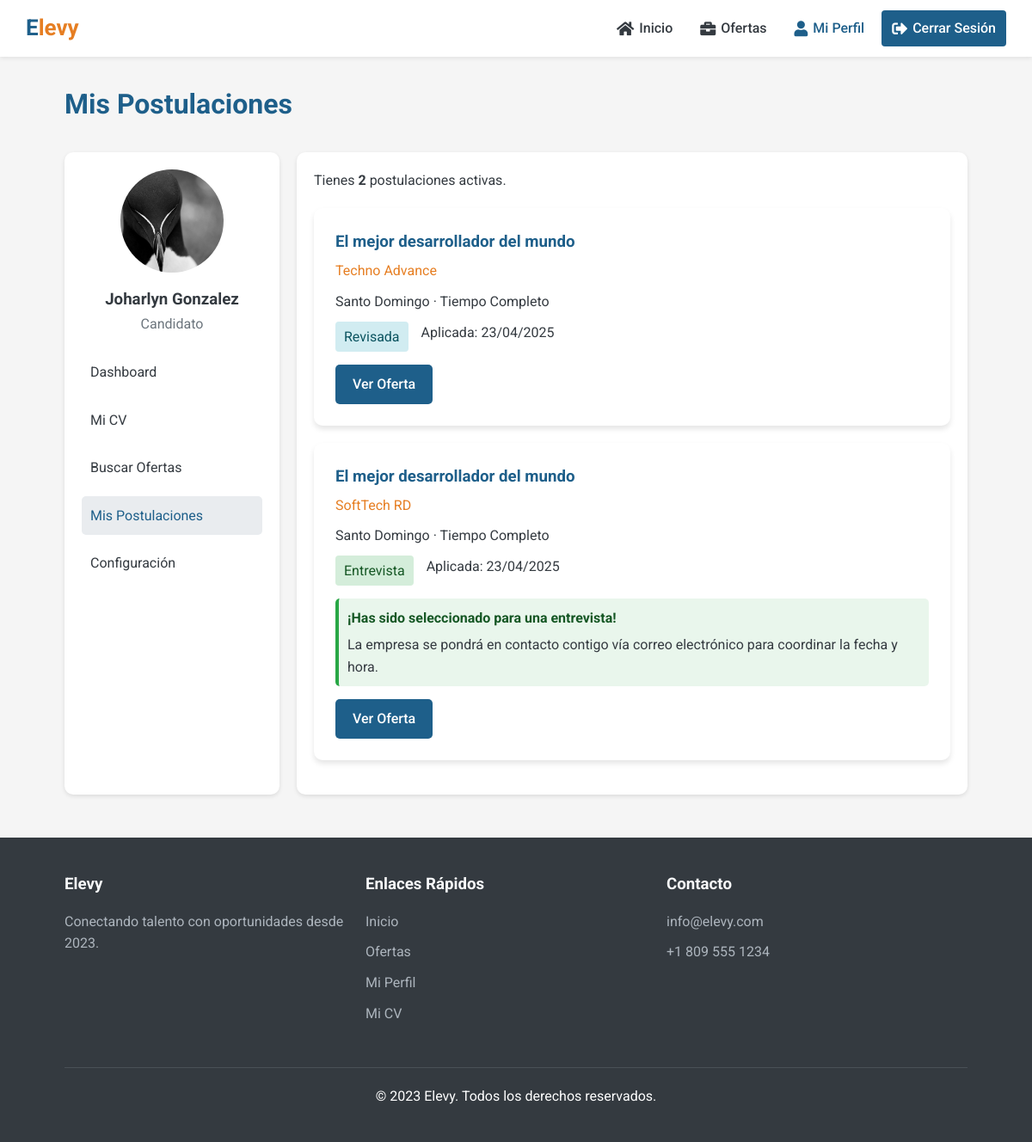
The page /pages/mis-postulaciones.php (signed in) on the database its author committed.
### tables this page shows
CREATE TABLE `candidatos` (
  `id` int(11) NOT NULL AUTO_INCREMENT,
  `usuario_id` int(11) NOT NULL,
  `nombre` varchar(50) NOT NULL,
  `apellido` varchar(50) NOT NULL,
  `telefono` varchar(20) DEFAULT NULL,
  `ubicacion` varchar(50) DEFAULT NULL,
  `direccion` text DEFAULT NULL,
  `objetivo_profesional` text DEFAULT NULL,
  `disponibilidad` enum('inmediata','15_dias','30_dias','negociable') DEFAULT NULL,
  `foto` varchar(255) DEFAULT NULL,
  `cv_pdf` varchar(255) DEFAULT NULL,
  `fecha_actualizacion` datetime DEFAULT current_timestamp() ON UPDATE current_timestamp(),
  PRIMARY KEY (`id`),
  KEY `usuario_id` (`usuario_id`),
  CONSTRAINT `candidatos_ibfk_1` FOREIGN KEY (`usuario_id`) REFERENCES `usuarios` (`id`) ON DELETE CASCADE
);

CREATE TABLE `postulaciones` (
  `id` int(11) NOT NULL AUTO_INCREMENT,
  `candidato_id` int(11) NOT NULL,
  `oferta_id` int(11) NOT NULL,
  `fecha_postulacion` datetime DEFAULT current_timestamp(),
  `estado` enum('pendiente','revisada','entrevista','rechazada','aceptada') DEFAULT 'pendiente',
  PRIMARY KEY (`id`),
  UNIQUE KEY `candidato_id` (`candidato_id`,`oferta_id`),
  KEY `oferta_id` (`oferta_id`),
  CONSTRAINT `postulaciones_ibfk_1` FOREIGN KEY (`candidato_id`) REFERENCES `candidatos` (`id`) ON DELETE CASCADE,
  CONSTRAINT `postulaciones_ibfk_2` FOREIGN KEY (`oferta_id`) REFERENCES `ofertas` (`id`) ON DELETE CASCADE
);

CREATE TABLE `ofertas` (
  `id` int(11) NOT NULL AUTO_INCREMENT,
  `empresa_id` int(11) NOT NULL,
  `titulo` varchar(100) NOT NULL,
  `ubicacion` varchar(50) NOT NULL,
  `tipo_contrato` enum('tiempo_completo','medio_tiempo','temporal','proyecto','practicas') NOT NULL,
  `salario_min` decimal(10,2) DEFAULT NULL,
  `salario_max` decimal(10,2) DEFAULT NULL,
  `mostrar_salario` tinyint(1) DEFAULT 1,
  `descripcion` text NOT NULL,
  `requisitos` text NOT NULL,
  `beneficios` text DEFAULT NULL,
  `fecha_publicacion` datetime DEFAULT current_timestamp(),
  `fecha_cierre` date DEFAULT NULL,
  `estado` enum('activa','cerrada') DEFAULT 'activa',
  PRIMARY KEY (`id`),
  KEY `empresa_id` (`empresa_id`),
  CONSTRAINT `ofertas_ibfk_1` FOREIGN KEY (`empresa_id`) REFERENCES `empresas` (`id`) ON DELETE CASCADE
);

CREATE TABLE `empresas` (
  `id` int(11) NOT NULL AUTO_INCREMENT,
  `usuario_id` int(11) NOT NULL,
  `nombre` varchar(100) NOT NULL,
  `telefono` varchar(20) DEFAULT NULL,
  `ubicacion` varchar(50) DEFAULT NULL,
  `direccion` text DEFAULT NULL,
  `sector` varchar(50) DEFAULT NULL,
  `descripcion` text DEFAULT NULL,
  `logo` varchar(255) DEFAULT NULL,
  PRIMARY KEY (`id`),
  KEY `usuario_id` (`usuario_id`),
  CONSTRAINT `empresas_ibfk_1` FOREIGN KEY (`usuario_id`) REFERENCES `usuarios` (`id`) ON DELETE CASCADE
);

### includes/db.php (called while the page is built, shortened)
<?php
function conectarDB() {
    $conn = new mysqli(DB_HOST, DB_USER, DB_PASS, DB_NAME);
    $conn->set_charset("utf8");
    return $conn;
}
function prepararConsulta($conn, $sql, $params = [], $types = '') {
    $stmt = $conn->prepare($sql);
    if (!empty($params)) {
        if (empty($types)) {
            $types = '';
            foreach ($params as $param) {
                if (is_int($param)) {
                    $types .= 'i';
                } elseif (is_float($param)) {
                    $types .= 'd';
                } elseif (is_string($param)) {
                    $types .= 's';
                } else {
                    $types .= 'b';
                }
            }
        }
        $stmt->bind_param($types, ...$params);
    }
    return $stmt;
}
function obtenerRegistro($sql, $params = [], $types = '') {
    $conn = conectarDB();
    $stmt = prepararConsulta($conn, $sql, $params, $types);
    $stmt->execute();
    $result = $stmt->get_result();
    $registro = $result->fetch_assoc();
    return $registro;
}
function obtenerRegistros($sql, $params = [], $types = '') {
    $conn = conectarDB();
    $stmt = prepararConsulta($conn, $sql, $params, $types);
    $stmt->execute();
    $result = $stmt->get_result();
    $registros = $result->fetch_all(MYSQLI_ASSOC);
    return $registros;
}
?>

### includes/functions.php (called while the page is built, shortened)
<?php
require_once 'db.php';
function obtenerDatosCandidato($id) {
    $candidato = obtenerRegistro(
        "SELECT * FROM candidatos WHERE id = ?",
        [$id]
    );
    $candidato['formacion'] = obtenerRegistros(
        "SELECT * FROM formacion_academica WHERE candidato_id = ? ORDER BY fecha_inicio DESC",
        [$id]
    );
    $candidato['experiencia'] = obtenerRegistros(
        "SELECT * FROM experiencia_laboral WHERE candidato_id = ? ORDER BY fecha_inicio DESC",
        [$id]
    );
    $candidato['habilidades'] = obtenerRegistros(
        "SELECT * FROM habilidades WHERE candidato_id = ?",
        [$id]
    );
    $candidato['idiomas'] = obtenerRegistros(
        "SELECT * FROM idiomas WHERE candidato_id = ?",
        [$id]
    );
    $logro = obtenerRegistro(
        "SELECT * FROM logros_proyectos WHERE candidato_id = ?",
        [$id]
    );
    $candidato['logros'] = $logro ? $logro['descripcion'] : '';
    $candidato['redes'] = obtenerRegistros(
        "SELECT * FROM redes_profesionales WHERE candidato_id = ?",
        [$id]
    );
    $candidato['referencias'] = obtenerRegistros(
        "SELECT * FROM referencias WHERE candidato_id = ?",
        [$id]
    );
    return $candidato;
}
function formatearFecha($fecha) {
    $timestamp = strtotime($fecha);
    return date('d/m/Y', $timestamp);
}
?>

### pages/mis-postulaciones.php (the view, shortened to what this page needs)
<?php
require_once '../includes/header.php';
$postulaciones = obtenerRegistros(
    "SELECT p.id, p.fecha_postulacion, p.estado, o.id as oferta_id, o.titulo,
            o.ubicacion, o.tipo_contrato, o.fecha_publicacion, e.nombre as empresa_nombre
    FROM postulaciones p
    INNER JOIN ofertas o ON p.oferta_id = o.id
    INNER JOIN empresas e ON o.empresa_id = e.id
    WHERE p.candidato_id = ?
    ORDER BY p.fecha_postulacion DESC",
    [$_SESSION['candidato_id']]
);
$tipos_contrato = [
    'tiempo_completo' => 'Tiempo Completo',
    'medio_tiempo' => 'Medio Tiempo',
    'temporal' => 'Temporal',
    'proyecto' => 'Por Proyecto',
    'practicas' => 'Prácticas Profesionales'
];
$estados_postulacion = [
    'pendiente' => 'Pendiente',
    'revisada' => 'Revisada',
    'entrevista' => 'Entrevista',
    'rechazada' => 'Rechazada',
    'aceptada' => 'Aceptada'
];
$colores_estado = [
    'pendiente' => 'background-color: #fff3cd; color: #856404;',
    'revisada' => 'background-color: #d1ecf1; color: #0c5460;',
    'entrevista' => 'background-color: #d4edda; color: #155724;',
    'rechazada' => 'background-color: #f8d7da; color: #721c24;',
    'aceptada' => 'background-color: #d4edda; color: #155724;'
];
?>
<div class="container">
    <div style="margin: 30px 0;">
        <h1 style="color: var(--primary-color);">Mis Postulaciones</h1>
    </div>
    <div class="dashboard">
        <div class="sidebar">
            <div style="text-align: center; margin-bottom: 20px;">
                <?php
                $candidato = obtenerDatosCandidato($_SESSION['candidato_id']);
                ?>
                <?php if (!empty($candidato['foto'])): ?>
                    <img src="<?php echo SITE_URL . '/uploads/photos/' . $candidato['foto']; ?>" alt="Foto de perfil" style="border-radius: 50%; width: 120px; height: 120px; object-fit: cover;">
                <?php else: ?>
                    <img src="https://via.placeholder.com/150" alt="Foto de perfil" style="border-radius: 50%; width: 120px; height: 120px; object-fit: cover;">
                <?php endif; ?>
                <h3 style="margin-top: 10px;"><?php echo htmlspecialchars($_SESSION['nombre']); ?></h3>
                <p style="color: var(--gray-color);">Candidato</p>
            </div>
            <ul class="sidebar-menu">
                <li><a href="panel-candidato.php">Dashboard</a></li>
                <li><a href="cv-form.php">Mi CV</a></li>
                <li><a href="ofertas.php">Buscar Ofertas</a></li>
                <li><a href="#" class="active">Mis Postulaciones</a></li>
                <li><a href="configuracion.php">Configuración</a></li>
            </ul>
        </div>
        <div class="main-content">
            <?php if (empty($postulaciones)): ?>
                <div class="card" style="text-align: center; padding: 30px;">
                    <p style="margin-bottom: 20px;">No tienes postulaciones activas.</p>
                    <a href="ofertas.php" class="btn btn-primary">Buscar Ofertas</a>
                </div>
            <?php else: ?>
                <div style="margin-bottom: 20px;">
                    <p>Tienes <strong><?php echo count($postulaciones); ?></strong> postulaciones activas.</p>
                </div>
                <?php foreach ($postulaciones as $postulacion): ?>
                    <div class="card" style="margin-bottom: 20px;">
                        <div style="display: flex; justify-content: space-between; align-items: flex-start;">
                            <div>
                                <h3 style="color: var(--primary-color); margin-bottom: 5px;"><?php echo htmlspecialchars($postulacion['titulo']); ?></h3>
                                <p style="color: var(--accent-color); margin-bottom: 10px;"><?php echo htmlspecialchars($postulacion['empresa_nombre']); ?></p>
                                <p style="margin-bottom: 10px;"><?php echo htmlspecialchars($postulacion['ubicacion']); ?> · <?php echo htmlspecialchars($tipos_contrato[$postulacion['tipo_contrato']] ?? $postulacion['tipo_contrato']); ?></p>
                                <p style="display: flex; gap: 15px; margin-bottom: 15px;">
                                    <span style="padding: 5px 10px; border-radius: 4px; <?php echo $colores_estado[$postulacion['estado']] ?? ''; ?>">
                                        <?php echo htmlspecialchars($estados_postulacion[$postulacion['estado']] ?? $postulacion['estado']); ?>
                                    </span>
                                    <span>Aplicada: <?php echo formatearFecha($postulacion['fecha_postulacion']); ?></span>
                                </p>
                                <?php if ($postulacion['estado'] === 'entrevista'): ?>
                                    <div style="background-color: rgba(40, 167, 69, 0.1); padding: 10px; border-radius: 5px; border-left: 4px solid #28a745; margin-bottom: 15px;">
                                        <h4 style="margin-bottom: 5px; color: #155724;">¡Has sido seleccionado para una entrevista!</h4>
                                        <p style="margin: 0;">La empresa se pondrá en contacto contigo vía correo electrónico para coordinar la fecha y hora.</p>
                                    </div>
                                <?php endif; ?>
                                <a href="detalle-oferta.php?id=<?php echo $postulacion['oferta_id']; ?>" class="btn btn-primary">Ver Oferta</a>
                            </div>
                        </div>
                    </div>
                <?php endforeach; ?>
            <?php endif; ?>
        </div>
    </div>
</div>
<?php require_once '../includes/footer.php'; ?>

### css/styles.css (style rules this page uses)
:root { --primary-color: #1e5f8a; --secondary-color: #3498db; --accent-color: #e67e22; --light-color: #f8f9fa; --dark-color: #343a40; --gray-color: #6c757d; --light-gray: #e9ecef; --success-color: #28a745; }
* { margin: 0; padding: 0; box-sizing: border-box; font-family: 'Roboto', sans-serif; }
body { background-color: #f5f5f5; color: var(--dark-color); line-height: 1.6; transition: opacity 0.3s ease; }
.page-transition { animation: fadeEffect 0.5s; }
.container { width: 90%; max-width: 1200px; margin: 0 auto; padding: 0 15px; }
.btn { display: inline-block; padding: 10px 20px; border: none; border-radius: 5px; cursor: pointer; text-decoration: none; font-weight: 500; transition: all 0.3s; }
.btn-primary { background-color: var(--primary-color); color: white; }
.card { background-color: white; border-radius: 10px; box-shadow: 0 4px 6px rgba(0,0,0,0.1); padding: 25px; margin-bottom: 25px; transition: transform 0.3s, box-shadow 0.3s; }
.dashboard { display: flex; flex-wrap: wrap; margin-top: 30px; }
.sidebar { flex: 0 0 250px; background-color: white; border-radius: 10px; box-shadow: 0 2px 5px rgba(0,0,0,0.1); padding: 20px; margin-right: 20px; }
.sidebar-menu { list-style: none; }
.sidebar-menu li { margin-bottom: 10px; }
.sidebar-menu a { display: block; padding: 10px; border-radius: 5px; color: var(--dark-color); text-decoration: none; transition: background-color 0.3s; }
.sidebar-menu a:hover, .sidebar-menu a.active { background-color: var(--light-gray); color: var(--primary-color); }
.main-content { flex: 1; background-color: white; border-radius: 10px; box-shadow: 0 2px 5px rgba(0,0,0,0.1); padding: 20px; }

### rows shown on the page
candidatos: foto (picture)
postulaciones: oferta.titulo "El mejor desarrollador del mundo", empresas.nombre "Techno Advance", oferta.ubicacion "Santo Domingo", oferta.tipo_contrato "Tiempo Completo", estado "Revisada", fecha_postulacion "23/04/2025"
postulaciones: oferta.titulo "El mejor desarrollador del mundo", empresas.nombre "SoftTech RD", oferta.ubicacion "Santo Domingo", oferta.tipo_contrato "Tiempo Completo", estado "Entrevista", fecha_postulacion "23/04/2025", shows "¡Has sido seleccionado para una entrevista!"

### other values the page prints
$_SESSION['nombre'] "Joharlyn Gonzalez"
count($postulaciones) "2"
